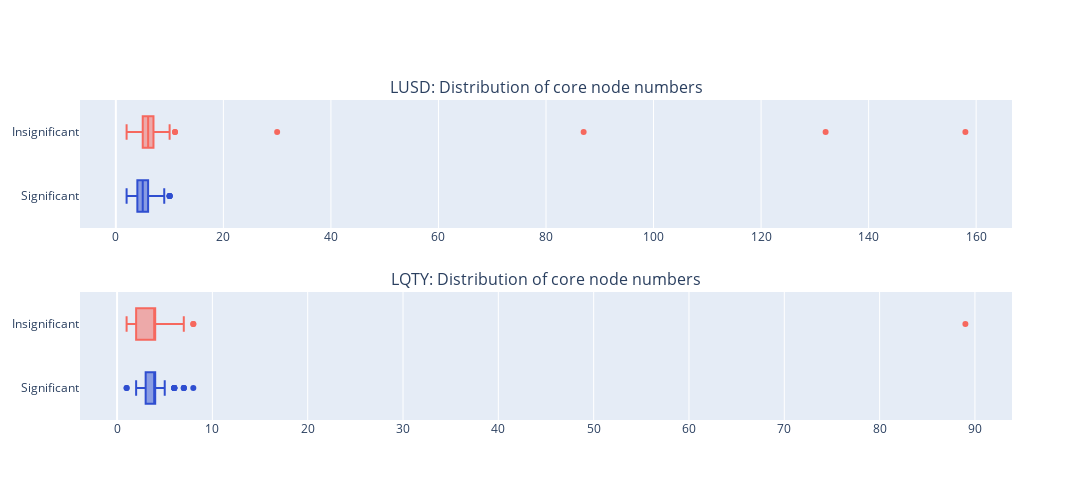

Notebook code cell kept with this figure:
### Markdown cell above
### Figure 3

### Code cell
fig = make_subplots(
    rows=2, 
    cols=1,
    subplot_titles=("LUSD: Distribution of core node numbers", "LQTY: Distribution of core node numbers"),
    horizontal_spacing=0.05, 
    vertical_spacing=0.2,
)


LUSD_num_core_sig_T = LUSD_sig_T['num_core']
LUSD_num_core_sig_F = LUSD_sig_F['num_core']

LQTY_num_core_sig_T = LQTY_sig_T['num_core']
LQTY_num_core_sig_F = LQTY_sig_F['num_core']


fig.add_trace(go.Box(x=LUSD_num_core_sig_T, marker_color=LUSD_color1, name="Significant"), row=1, col=1)
fig.add_trace(go.Box(x=LUSD_num_core_sig_F, marker_color=LQTY_color2, name="Insignificant"), row=1, col=1)

fig.add_trace(go.Box(x=LQTY_num_core_sig_T, marker_color=LUSD_color1, name="Significant"), row=2, col=1)
fig.add_trace(go.Box(x=LQTY_num_core_sig_F, marker_color=LQTY_color2, name="Insignificant"), row=2, col=1)

fig.update_layout(barmode='stack', height=500, width=1300, showlegend=False)
fig.show()

fig.write_image("../Figure/images/fig3.png")

### Figure 1 — Plotly figure (JSON) as saved in the notebook; plotly's stock layout.template omitted (floating-point values rounded to 4 significant figures; data arrays with more than 128 entries replaced by an {"elided": "..."} marker saying what was removed)
{"data": [{"marker": {"color": "#2f4ed0"}, "name": "Significant", "type": "box", "x": {"elided": "335 int values"}, "xaxis": "x", "yaxis": "y"}, {"marker": {"color": "#f6685e"}, "name": "Insignificant", "type": "box", "x": [158, 132, 8, 7, 5, 5, 5, 7, 4, 6, 4, 3, 87, 9, 7, 5, 4, 4, 4, 8, 7, 5, 5, 4, 6, 7, 6, 5, 5, 3, 5, 7, 8, 6, 6, 9, 7, 5, 5, 5, 5, 5, 6, 8, 5, 5, 5, 4, 9, 7, 5, 6, 5, 4, 6, 6, 8, 7, 2, 5, 7, 6, 7, 2, 5, 6, 30, 6, 10, 7, 5, 4, 7, 5, 11, 5, 3, 7, 4, 8, 3, 5, 5, 5, 4, 2, 7, 7, 5, 8, 6, 4, 3, 4, 6, 4, 4, 4, 5, 4, 3, 7, 9, 8, 6, 2, 4, 6, 7, 8, 5, 11, 2, 6, 8, 5, 6, 10, 6, 8, 5, 6, 6, 6, 6, 6], "xaxis": "x", "yaxis": "y"}, {"marker": {"color": "#2f4ed0"}, "name": "Significant", "type": "box", "x": {"elided": "348 int values"}, "xaxis": "x2", "yaxis": "y2"}, {"marker": {"color": "#f6685e"}, "name": "Insignificant", "type": "box", "x": [3, 5, 4, 5, 6, 4, 4, 3, 3, 4, 3, 5, 4, 4, 4, 7, 5, 3, 7, 4, 6, 3, 4, 4, 4, 6, 3, 2, 6, 5, 1, 4, 5, 4, 4, 4, 2, 3, 2, 3, 4, 5, 4, 3, 3, 2, 4, 1, 4, 2, 3, 4, 6, 3, 2, 4, 4, 3, 4, 2, 5, 8, 5, 6, 4, 8, 2, 3, 4, 4, 2, 4, 1, 2, 2, 4, 2, 3, 5, 2, 5, 3, 2, 2, 3, 1, 4, 89, 2, 2, 6, 6, 5, 4, 2, 2, 3, 4, 1, 1, 2, 3, 4, 3, 4, 2, 3, 2, 3, 2, 3, 3, 4], "xaxis": "x2", "yaxis": "y2"}], "layout": {"annotations": [{"font": {"size": 16}, "showarrow": false, "text": "LUSD: Distribution of core node numbers", "x": 0.5, "xanchor": "center", "xref": "paper", "y": 1, "yanchor": "bottom", "yref": "paper"}, {"font": {"size": 16}, "showarrow": false, "text": "LQTY: Distribution of core node numbers", "x": 0.5, "xanchor": "center", "xref": "paper", "y": 0.4, "yanchor": "bottom", "yref": "paper"}], "barmode": "stack", "height": 500, "showlegend": false, "width": 1300, "xaxis": {"anchor": "y", "domain": [0, 1]}, "xaxis2": {"anchor": "y2", "domain": [0, 1]}, "yaxis": {"anchor": "x", "domain": [0.6, 1]}, "yaxis2": {"anchor": "x2", "domain": [0, 0.4]}}}
